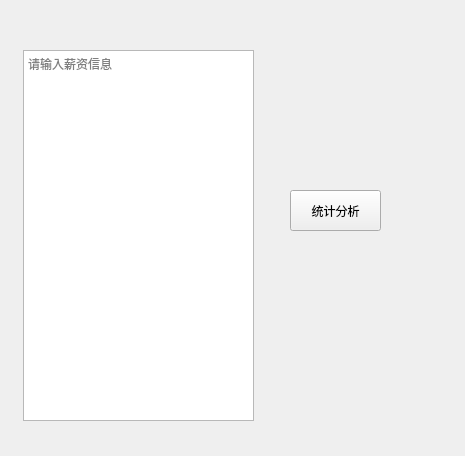
<?xml version="1.0" encoding="UTF-8"?>
<ui version="4.0">
 <class>Form</class>
 <widget class="QWidget" name="Form">
  <property name="geometry">
   <rect>
    <x>0</x>
    <y>0</y>
    <width>465</width>
    <height>456</height>
   </rect>
  </property>
  <property name="windowTitle">
   <string>统计薪资</string>
  </property>
  <widget class="QPlainTextEdit" name="Text">
   <property name="geometry">
    <rect>
     <x>23</x>
     <y>50</y>
     <width>231</width>
     <height>371</height>
    </rect>
   </property>
   <property name="placeholderText">
    <string>请输入薪资信息</string>
   </property>
  </widget>
  <widget class="QPushButton" name="Button">
   <property name="geometry">
    <rect>
     <x>290</x>
     <y>190</y>
     <width>91</width>
     <height>41</height>
    </rect>
   </property>
   <property name="text">
    <string>统计分析</string>
   </property>
  </widget>
 </widget>
 <resources/>
 <connections/>
</ui>
